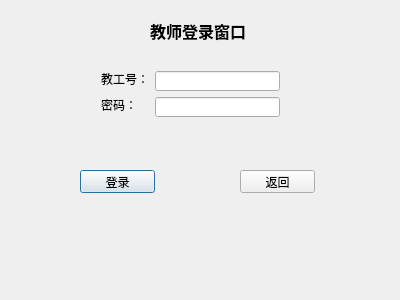
<?xml version="1.0" encoding="UTF-8"?>
<ui version="4.0">
 <class>TeachersLogin</class>
 <widget class="QDialog" name="TeachersLogin">
  <property name="geometry">
   <rect>
    <x>0</x>
    <y>0</y>
    <width>400</width>
    <height>300</height>
   </rect>
  </property>
  <property name="windowTitle">
   <string>Dialog</string>
  </property>
  <widget class="QPushButton" name="TLoginButton">
   <property name="geometry">
    <rect>
     <x>80</x>
     <y>170</y>
     <width>75</width>
     <height>23</height>
    </rect>
   </property>
   <property name="text">
    <string>登录</string>
   </property>
  </widget>
  <widget class="QPushButton" name="TBackButton">
   <property name="geometry">
    <rect>
     <x>240</x>
     <y>170</y>
     <width>75</width>
     <height>23</height>
    </rect>
   </property>
   <property name="text">
    <string>返回</string>
   </property>
  </widget>
  <widget class="QLineEdit" name="TLineEdit">
   <property name="geometry">
    <rect>
     <x>155</x>
     <y>71</y>
     <width>125</width>
     <height>20</height>
    </rect>
   </property>
  </widget>
  <widget class="QLabel" name="label">
   <property name="geometry">
    <rect>
     <x>101</x>
     <y>71</y>
     <width>48</width>
     <height>16</height>
    </rect>
   </property>
   <property name="text">
    <string>教工号：</string>
   </property>
  </widget>
  <widget class="QLabel" name="label_2">
   <property name="geometry">
    <rect>
     <x>101</x>
     <y>97</y>
     <width>36</width>
     <height>16</height>
    </rect>
   </property>
   <property name="text">
    <string>密码：</string>
   </property>
  </widget>
  <widget class="QLineEdit" name="TPLineEdit">
   <property name="geometry">
    <rect>
     <x>155</x>
     <y>97</y>
     <width>125</width>
     <height>20</height>
    </rect>
   </property>
  </widget>
  <widget class="QLabel" name="label_3">
   <property name="geometry">
    <rect>
     <x>150</x>
     <y>20</y>
     <width>111</width>
     <height>21</height>
    </rect>
   </property>
   <property name="font">
    <font>
     <family>隶书</family>
     <pointsize>12</pointsize>
     <weight>75</weight>
     <bold>true</bold>
    </font>
   </property>
   <property name="text">
    <string>教师登录窗口</string>
   </property>
  </widget>
 </widget>
 <resources/>
 <connections/>
</ui>
